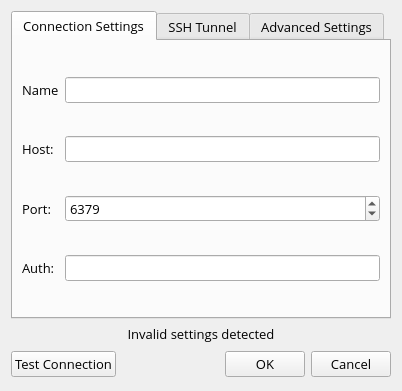
<?xml version="1.0" encoding="UTF-8"?>
<ui version="4.0">
 <class>connectionDialog</class>
 <widget class="QDialog" name="connectionDialog">
  <property name="windowModality">
   <enum>Qt::WindowModal</enum>
  </property>
  <property name="geometry">
   <rect>
    <x>0</x>
    <y>0</y>
    <width>402</width>
    <height>391</height>
   </rect>
  </property>
  <property name="sizePolicy">
   <sizepolicy hsizetype="MinimumExpanding" vsizetype="MinimumExpanding">
    <horstretch>0</horstretch>
    <verstretch>0</verstretch>
   </sizepolicy>
  </property>
  <property name="minimumSize">
   <size>
    <width>341</width>
    <height>223</height>
   </size>
  </property>
  <property name="maximumSize">
   <size>
    <width>3410</width>
    <height>2230</height>
   </size>
  </property>
  <property name="font">
   <font>
    <family>Open Sans</family>
    <pointsize>10</pointsize>
   </font>
  </property>
  <property name="contextMenuPolicy">
   <enum>Qt::DefaultContextMenu</enum>
  </property>
  <property name="windowTitle">
   <string>Connection</string>
  </property>
  <property name="modal">
   <bool>true</bool>
  </property>
  <layout class="QGridLayout" name="gridLayout_5">
   <property name="sizeConstraint">
    <enum>QLayout::SetMaximumSize</enum>
   </property>
   <item row="1" column="0">
    <widget class="QLabel" name="validationWarning">
     <property name="text">
      <string>&lt;html&gt;&lt;head/&gt;&lt;body&gt;&lt;p align=&quot;center&quot;&gt;&lt;img src=&quot;:/images/alert.png&quot;/&gt; Invalid settings detected&lt;/p&gt;&lt;/body&gt;&lt;/html&gt;</string>
     </property>
    </widget>
   </item>
   <item row="0" column="0">
    <widget class="QTabWidget" name="tabs">
     <property name="tabPosition">
      <enum>QTabWidget::North</enum>
     </property>
     <property name="tabShape">
      <enum>QTabWidget::Rounded</enum>
     </property>
     <property name="currentIndex">
      <number>0</number>
     </property>
     <property name="elideMode">
      <enum>Qt::ElideRight</enum>
     </property>
     <widget class="QWidget" name="mainTab">
      <attribute name="title">
       <string>Connection Settings</string>
      </attribute>
      <layout class="QGridLayout" name="gridLayout">
       <item row="1" column="1">
        <widget class="QLineEdit" name="hostEdit"/>
       </item>
       <item row="3" column="1">
        <widget class="QLineEdit" name="authEdit"/>
       </item>
       <item row="0" column="0">
        <widget class="QLabel" name="label_3">
         <property name="text">
          <string>Name</string>
         </property>
        </widget>
       </item>
       <item row="0" column="1">
        <widget class="QLineEdit" name="nameEdit"/>
       </item>
       <item row="1" column="0">
        <widget class="QLabel" name="hostLabel">
         <property name="text">
          <string>Host:</string>
         </property>
         <property name="alignment">
          <set>Qt::AlignLeading|Qt::AlignLeft|Qt::AlignVCenter</set>
         </property>
        </widget>
       </item>
       <item row="2" column="1">
        <widget class="QSpinBox" name="portSpinBox">
         <property name="minimum">
          <number>1</number>
         </property>
         <property name="maximum">
          <number>65535</number>
         </property>
         <property name="value">
          <number>6379</number>
         </property>
        </widget>
       </item>
       <item row="2" column="0">
        <widget class="QLabel" name="portLabel">
         <property name="text">
          <string>Port:</string>
         </property>
         <property name="alignment">
          <set>Qt::AlignLeading|Qt::AlignLeft|Qt::AlignVCenter</set>
         </property>
        </widget>
       </item>
       <item row="3" column="0">
        <widget class="QLabel" name="authLabel">
         <property name="text">
          <string>Auth:</string>
         </property>
         <property name="alignment">
          <set>Qt::AlignLeading|Qt::AlignLeft|Qt::AlignVCenter</set>
         </property>
        </widget>
       </item>
      </layout>
     </widget>
     <widget class="QWidget" name="sshTab">
      <attribute name="title">
       <string>SSH Tunnel</string>
      </attribute>
      <layout class="QGridLayout" name="gridLayout_2">
       <item row="2" column="0">
        <widget class="QLabel" name="label_5">
         <property name="text">
          <string>Remote Port</string>
         </property>
        </widget>
       </item>
       <item row="3" column="1">
        <widget class="QLineEdit" name="sshUser"/>
       </item>
       <item row="5" column="1">
        <widget class="QGroupBox" name="sshPasswordGroup">
         <property name="sizePolicy">
          <sizepolicy hsizetype="Preferred" vsizetype="Fixed">
           <horstretch>0</horstretch>
           <verstretch>0</verstretch>
          </sizepolicy>
         </property>
         <property name="title">
          <string>Password</string>
         </property>
         <property name="checkable">
          <bool>true</bool>
         </property>
         <layout class="QGridLayout" name="gridLayout_6">
          <item row="0" column="0">
           <widget class="QLineEdit" name="sshPass">
            <property name="inputMask">
             <string/>
            </property>
            <property name="echoMode">
             <enum>QLineEdit::Password</enum>
            </property>
           </widget>
          </item>
          <item row="0" column="1">
           <widget class="QCheckBox" name="showPasswordCheckbox">
            <property name="text">
             <string>Show pass</string>
            </property>
           </widget>
          </item>
         </layout>
        </widget>
       </item>
       <item row="1" column="0">
        <widget class="QLabel" name="label">
         <property name="text">
          <string>Remote Host</string>
         </property>
        </widget>
       </item>
       <item row="1" column="1">
        <widget class="QLineEdit" name="sshHost"/>
       </item>
       <item row="2" column="1">
        <widget class="QSpinBox" name="sshPort">
         <property name="minimum">
          <number>1</number>
         </property>
         <property name="maximum">
          <number>65535</number>
         </property>
         <property name="value">
          <number>22</number>
         </property>
        </widget>
       </item>
       <item row="0" column="0" colspan="2">
        <widget class="QCheckBox" name="useSshTunnel">
         <property name="text">
          <string>Use SSH Tunnel</string>
         </property>
        </widget>
       </item>
       <item row="3" column="0">
        <widget class="QLabel" name="label_2">
         <property name="text">
          <string>User Name</string>
         </property>
        </widget>
       </item>
       <item row="4" column="1">
        <widget class="QGroupBox" name="sshKeysGroup">
         <property name="sizePolicy">
          <sizepolicy hsizetype="Preferred" vsizetype="Fixed">
           <horstretch>0</horstretch>
           <verstretch>0</verstretch>
          </sizepolicy>
         </property>
         <property name="title">
          <string>Private Key</string>
         </property>
         <property name="checkable">
          <bool>true</bool>
         </property>
         <property name="checked">
          <bool>false</bool>
         </property>
         <layout class="QGridLayout" name="gridLayout_4">
          <item row="0" column="2">
           <widget class="QPushButton" name="selectPrivateKeyPath">
            <property name="text">
             <string>Browse</string>
            </property>
           </widget>
          </item>
          <item row="0" column="1">
           <widget class="QLineEdit" name="privateKeyPath"/>
          </item>
          <item row="0" column="0">
           <widget class="QLabel" name="label_9">
            <property name="text">
             <string>Path</string>
            </property>
           </widget>
          </item>
         </layout>
        </widget>
       </item>
      </layout>
     </widget>
     <widget class="QWidget" name="advSettingsTab">
      <property name="sizePolicy">
       <sizepolicy hsizetype="Expanding" vsizetype="Expanding">
        <horstretch>0</horstretch>
        <verstretch>0</verstretch>
       </sizepolicy>
      </property>
      <attribute name="title">
       <string>Advanced Settings</string>
      </attribute>
      <layout class="QGridLayout" name="gridLayout_3">
       <item row="0" column="0">
        <widget class="QLabel" name="label_6">
         <property name="text">
          <string>Namespace separator</string>
         </property>
        </widget>
       </item>
       <item row="0" column="1">
        <widget class="QLineEdit" name="namespaceSeparator"/>
       </item>
       <item row="1" column="0">
        <widget class="QLabel" name="label_7">
         <property name="text">
          <string>Connection Timeout (sec)</string>
         </property>
        </widget>
       </item>
       <item row="1" column="1">
        <widget class="QSpinBox" name="connectionTimeout">
         <property name="enabled">
          <bool>true</bool>
         </property>
         <property name="minimum">
          <number>1</number>
         </property>
         <property name="maximum">
          <number>1000000000</number>
         </property>
        </widget>
       </item>
       <item row="2" column="0">
        <widget class="QLabel" name="label_8">
         <property name="text">
          <string>Execution timeout (sec)</string>
         </property>
        </widget>
       </item>
       <item row="2" column="1">
        <widget class="QSpinBox" name="executionTimeout">
         <property name="enabled">
          <bool>true</bool>
         </property>
         <property name="minimum">
          <number>1</number>
         </property>
         <property name="maximum">
          <number>1000000000</number>
         </property>
        </widget>
       </item>
       <item row="3" column="0">
        <widget class="QLabel" name="label_4">
         <property name="text">
          <string>Default Value Format</string>
         </property>
        </widget>
       </item>
       <item row="3" column="1">
        <widget class="QComboBox" name="defaultValueFormat">
         <property name="currentIndex">
          <number>-1</number>
         </property>
         <property name="modelColumn">
          <number>0</number>
         </property>
        </widget>
       </item>
      </layout>
     </widget>
    </widget>
   </item>
   <item row="2" column="0">
    <layout class="QHBoxLayout">
     <property name="spacing">
      <number>6</number>
     </property>
     <property name="leftMargin">
      <number>0</number>
     </property>
     <property name="topMargin">
      <number>0</number>
     </property>
     <property name="rightMargin">
      <number>0</number>
     </property>
     <property name="bottomMargin">
      <number>0</number>
     </property>
     <item>
      <widget class="QPushButton" name="testConnectionButton">
       <property name="enabled">
        <bool>true</bool>
       </property>
       <property name="text">
        <string>Test Connection</string>
       </property>
       <property name="checkable">
        <bool>false</bool>
       </property>
      </widget>
     </item>
     <item>
      <spacer>
       <property name="orientation">
        <enum>Qt::Horizontal</enum>
       </property>
       <property name="sizeHint" stdset="0">
        <size>
         <width>131</width>
         <height>31</height>
        </size>
       </property>
      </spacer>
     </item>
     <item>
      <widget class="QPushButton" name="okButton">
       <property name="text">
        <string>OK</string>
       </property>
      </widget>
     </item>
     <item>
      <widget class="QPushButton" name="cancelButton">
       <property name="text">
        <string>Cancel</string>
       </property>
      </widget>
     </item>
    </layout>
   </item>
  </layout>
 </widget>
 <tabstops>
  <tabstop>nameEdit</tabstop>
  <tabstop>hostEdit</tabstop>
  <tabstop>portSpinBox</tabstop>
  <tabstop>authEdit</tabstop>
  <tabstop>okButton</tabstop>
  <tabstop>cancelButton</tabstop>
  <tabstop>useSshTunnel</tabstop>
  <tabstop>sshHost</tabstop>
  <tabstop>sshPort</tabstop>
  <tabstop>sshUser</tabstop>
  <tabstop>tabs</tabstop>
 </tabstops>
 <resources/>
 <connections>
  <connection>
   <sender>cancelButton</sender>
   <signal>clicked()</signal>
   <receiver>connectionDialog</receiver>
   <slot>reject()</slot>
   <hints>
    <hint type="sourcelabel">
     <x>369</x>
     <y>253</y>
    </hint>
    <hint type="destinationlabel">
     <x>179</x>
     <y>282</y>
    </hint>
   </hints>
  </connection>
 </connections>
</ui>
